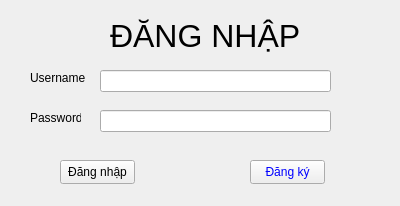
<?xml version="1.0" encoding="UTF-8"?>
<ui version="4.0">
 <class>Form</class>
 <widget class="QWidget" name="Form">
  <property name="geometry">
   <rect>
    <x>0</x>
    <y>0</y>
    <width>400</width>
    <height>206</height>
   </rect>
  </property>
  <property name="windowTitle">
   <string>Form</string>
  </property>
  <widget class="QLabel" name="lblTitle">
   <property name="geometry">
    <rect>
     <x>110</x>
     <y>10</y>
     <width>191</width>
     <height>51</height>
    </rect>
   </property>
   <property name="font">
    <font>
     <pointsize>24</pointsize>
    </font>
   </property>
   <property name="text">
    <string>ĐĂNG NHẬP</string>
   </property>
  </widget>
  <widget class="QLabel" name="lblUsername">
   <property name="geometry">
    <rect>
     <x>30</x>
     <y>70</y>
     <width>61</width>
     <height>16</height>
    </rect>
   </property>
   <property name="text">
    <string>Username</string>
   </property>
  </widget>
  <widget class="QLabel" name="lblPassword">
   <property name="geometry">
    <rect>
     <x>30</x>
     <y>110</y>
     <width>51</width>
     <height>16</height>
    </rect>
   </property>
   <property name="text">
    <string>Password</string>
   </property>
  </widget>
  <widget class="QLineEdit" name="txtUsername">
   <property name="geometry">
    <rect>
     <x>100</x>
     <y>70</y>
     <width>231</width>
     <height>22</height>
    </rect>
   </property>
  </widget>
  <widget class="QLineEdit" name="txtPassword">
   <property name="geometry">
    <rect>
     <x>100</x>
     <y>110</y>
     <width>231</width>
     <height>22</height>
    </rect>
   </property>
  </widget>
  <widget class="QPushButton" name="btnDangNhap">
   <property name="geometry">
    <rect>
     <x>60</x>
     <y>160</y>
     <width>75</width>
     <height>24</height>
    </rect>
   </property>
   <property name="text">
    <string>Đăng nhập</string>
   </property>
  </widget>
  <widget class="QPushButton" name="btnDangKy">
   <property name="geometry">
    <rect>
     <x>250</x>
     <y>160</y>
     <width>75</width>
     <height>24</height>
    </rect>
   </property>
   <property name="styleSheet">
    <string notr="true">color: rgb(0, 0, 255);</string>
   </property>
   <property name="text">
    <string>Đăng ký</string>
   </property>
  </widget>
 </widget>
 <resources/>
 <connections/>
</ui>
